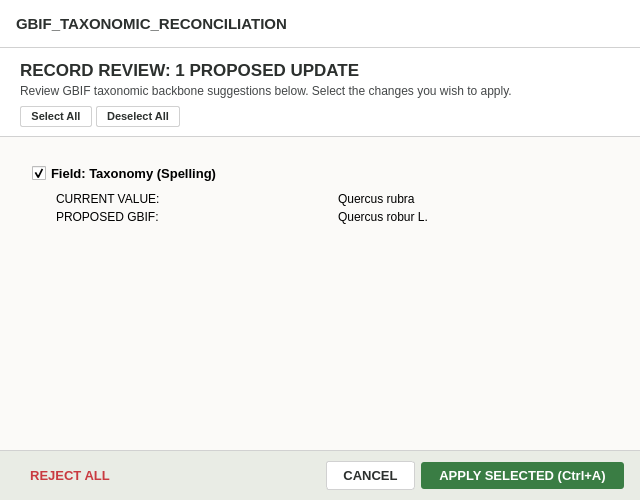
<?xml version="1.0" encoding="UTF-8"?>
<ui version="4.0">
 <class>GBIFUpdateDialog</class>
 <widget class="QDialog" name="GBIFUpdateDialog">
  <property name="geometry">
   <rect>
    <x>0</x>
    <y>0</y>
    <width>640</width>
    <height>500</height>
   </rect>
  </property>
  <property name="minimumSize">
   <size>
    <width>580</width>
    <height>440</height>
   </size>
  </property>
  <property name="windowTitle">
   <string>GBIF Updates Available</string>
  </property>
  <property name="styleSheet">
   <string notr="true">QDialog#GBIFUpdateDialog {
    background-color: #fbfaf8;
    color: #2c302e;
}
QFrame#header_frame {
    background-color: #ffffff;
    border-bottom: 1px solid #d1d1d1;
}
QLabel#lbl_title {
    color: #2c302e;
    font-family: &quot;JetBrains Mono&quot;, &quot;Consolas&quot;, monospace;
    font-size: 11pt;
    font-weight: bold;
}
QFrame#ctx_header {
    background-color: #ffffff;
    border-bottom: 1px solid #d1d1d1;
}
QLabel#lbl_review_count {
    color: #2c302e;
    font-family: &quot;Segoe UI&quot;, &quot;Inter&quot;;
    font-size: 13pt;
    font-weight: bold;
}
QLabel#lbl_review_desc {
    color: #444748;
    font-family: &quot;Segoe UI&quot;, &quot;Inter&quot;;
    font-size: 9pt;
}
QPushButton#btn_select_all, QPushButton#btn_deselect_all {
    background-color: #ffffff;
    color: #2c302e;
    font-family: &quot;Segoe UI&quot;, &quot;Inter&quot;;
    font-size: 8.5pt;
    font-weight: bold;
    border: 1px solid #d1d1d1;
    border-radius: 2px;
    padding: 3px 10px;
}
QPushButton#btn_select_all:hover, QPushButton#btn_deselect_all:hover {
    background-color: #e9ece5;
}
QScrollArea#scroll_area {
    background-color: #fbfaf8;
    border: none;
}
QWidget#scroll_contents {
    background-color: #fbfaf8;
}
QFrame.update-card {
    background-color: #ffffff;
    border: 1px solid #d1d1d1;
    border-radius: 3px;
}
QLabel.val-title {
    color: #444748;
    font-family: &quot;JetBrains Mono&quot;, monospace;
    font-size: 8pt;
    font-weight: bold;
}
QLabel.val-current {
    color: #2c302e;
    font-family: &quot;JetBrains Mono&quot;, monospace;
    font-size: 9.5pt;
}
QLabel.val-gbif {
    color: #3a7d44;
    font-family: &quot;JetBrains Mono&quot;, monospace;
    font-size: 9.5pt;
    font-weight: bold;
}
QFrame#footer_frame {
    background-color: #e9ece5;
    border-top: 1px solid #d1d1d1;
}
QPushButton#btn_reject_all {
    background-color: transparent;
    color: #c93a40;
    font-family: &quot;Segoe UI&quot;, &quot;Inter&quot;;
    font-size: 9.5pt;
    font-weight: bold;
    border: none;
    padding: 6px 14px;
}
QPushButton#btn_reject_all:hover {
    background-color: #faeaeb;
}
QPushButton#btn_cancel {
    background-color: #ffffff;
    color: #2c302e;
    font-family: &quot;Segoe UI&quot;, &quot;Inter&quot;;
    font-size: 9.5pt;
    font-weight: bold;
    border: 1px solid #d1d1d1;
    border-radius: 3px;
    padding: 6px 16px;
}
QPushButton#btn_cancel:hover {
    background-color: #f0f0f0;
}
QPushButton#btn_apply {
    background-color: #3a7d44;
    color: #ffffff;
    font-family: &quot;Segoe UI&quot;, &quot;Inter&quot;;
    font-size: 9.5pt;
    font-weight: bold;
    border: none;
    border-radius: 3px;
    padding: 6px 18px;
}
QPushButton#btn_apply:hover {
    background-color: #2e6536;
}</string>
  </property>
  <layout class="QVBoxLayout" name="root_vlayout">
   <property name="spacing">
    <number>0</number>
   </property>
   <property name="leftMargin">
    <number>0</number>
   </property>
   <property name="topMargin">
    <number>0</number>
   </property>
   <property name="rightMargin">
    <number>0</number>
   </property>
   <property name="bottomMargin">
    <number>0</number>
   </property>
   <item>
    <widget class="QFrame" name="header_frame">
     <property name="minimumSize">
      <size>
       <width>0</width>
       <height>48</height>
      </size>
     </property>
     <property name="maximumSize">
      <size>
       <width>16777215</width>
       <height>48</height>
      </size>
     </property>
     <property name="frameShape">
      <enum>QFrame::NoFrame</enum>
     </property>
     <layout class="QHBoxLayout" name="header_hlayout">
      <property name="leftMargin">
       <number>16</number>
      </property>
      <property name="topMargin">
       <number>10</number>
      </property>
      <property name="rightMargin">
       <number>16</number>
      </property>
      <property name="bottomMargin">
       <number>10</number>
      </property>
      <item>
       <widget class="QLabel" name="lbl_title">
        <property name="text">
         <string>GBIF_TAXONOMIC_RECONCILIATION</string>
        </property>
       </widget>
      </item>
     </layout>
    </widget>
   </item>
   <item>
    <widget class="QFrame" name="ctx_header">
     <property name="frameShape">
      <enum>QFrame::NoFrame</enum>
     </property>
     <layout class="QVBoxLayout" name="ctx_vlayout">
      <property name="spacing">
       <number>4</number>
      </property>
      <property name="leftMargin">
       <number>20</number>
      </property>
      <property name="topMargin">
       <number>12</number>
      </property>
      <property name="rightMargin">
       <number>20</number>
      </property>
      <property name="bottomMargin">
       <number>10</number>
      </property>
      <item>
       <widget class="QLabel" name="lbl_review_count">
        <property name="text">
         <string>RECORD REVIEW: 1 PROPOSED UPDATE</string>
        </property>
       </widget>
      </item>
      <item>
       <widget class="QLabel" name="lbl_review_desc">
        <property name="text">
         <string>Review GBIF taxonomic backbone suggestions below. Select the changes you wish to apply.</string>
        </property>
       </widget>
      </item>
      <item>
       <layout class="QHBoxLayout" name="quick_actions_layout">
        <property name="topMargin">
         <number>4</number>
        </property>
        <item>
         <widget class="QPushButton" name="btn_select_all">
          <property name="cursor">
           <cursorShape>PointingHandCursor</cursorShape>
          </property>
          <property name="text">
           <string>Select All</string>
          </property>
         </widget>
        </item>
        <item>
         <widget class="QPushButton" name="btn_deselect_all">
          <property name="cursor">
           <cursorShape>PointingHandCursor</cursorShape>
          </property>
          <property name="text">
           <string>Deselect All</string>
          </property>
         </widget>
        </item>
        <item>
         <spacer name="quick_actions_spacer">
          <property name="orientation">
           <enum>Qt::Horizontal</enum>
          </property>
          <property name="sizeHint" stdset="0">
           <size>
            <width>40</width>
            <height>20</height>
           </size>
          </property>
         </spacer>
        </item>
       </layout>
      </item>
     </layout>
    </widget>
   </item>
   <item>
    <widget class="QScrollArea" name="scroll_area">
     <property name="widgetResizable">
      <bool>true</bool>
     </property>
     <property name="frameShape">
      <enum>QFrame::NoFrame</enum>
     </property>
     <widget class="QWidget" name="scroll_contents">
      <property name="geometry">
       <rect>
        <x>0</x>
        <y>0</y>
        <width>640</width>
        <height>300</height>
       </rect>
      </property>
      <layout class="QVBoxLayout" name="scroll_layout">
       <property name="spacing">
        <number>12</number>
       </property>
       <property name="leftMargin">
        <number>20</number>
       </property>
       <property name="topMargin">
        <number>16</number>
       </property>
       <property name="rightMargin">
        <number>20</number>
       </property>
       <property name="bottomMargin">
        <number>16</number>
       </property>
       <item>
        <widget class="QFrame" name="sample_update_card">
         <property name="class" stdset="0">
          <string>update-card</string>
         </property>
         <layout class="QVBoxLayout" name="card_vlayout">
          <property name="spacing">
           <number>8</number>
          </property>
          <property name="leftMargin">
           <number>12</number>
          </property>
          <property name="topMargin">
           <number>10</number>
          </property>
          <property name="rightMargin">
           <number>12</number>
          </property>
          <property name="bottomMargin">
           <number>10</number>
          </property>
          <item>
           <widget class="QCheckBox" name="card_chk_apply">
            <property name="font">
             <font>
              <pointsize>10</pointsize>
              <bold>true</bold>
             </font>
            </property>
            <property name="cursor">
             <cursorShape>PointingHandCursor</cursorShape>
            </property>
            <property name="text">
             <string>Field: Taxonomy (Spelling)</string>
            </property>
            <property name="checked">
             <bool>true</bool>
            </property>
           </widget>
          </item>
          <item>
           <layout class="QGridLayout" name="diff_grid">
            <property name="horizontalSpacing">
             <number>12</number>
            </property>
            <property name="verticalSpacing">
             <number>4</number>
            </property>
            <property name="leftMargin">
             <number>24</number>
            </property>
            <item row="0" column="0">
             <widget class="QLabel" name="lbl_title_current">
              <property name="text">
               <string>CURRENT VALUE:</string>
              </property>
              <property name="class" stdset="0">
               <string>val-title</string>
              </property>
             </widget>
            </item>
            <item row="0" column="1">
             <widget class="QLabel" name="lbl_val_current">
              <property name="text">
               <string>Quercus rubra</string>
              </property>
              <property name="class" stdset="0">
               <string>val-current</string>
              </property>
             </widget>
            </item>
            <item row="1" column="0">
             <widget class="QLabel" name="lbl_title_gbif">
              <property name="text">
               <string>PROPOSED GBIF:</string>
              </property>
              <property name="class" stdset="0">
               <string>val-title</string>
              </property>
             </widget>
            </item>
            <item row="1" column="1">
             <widget class="QLabel" name="lbl_val_gbif">
              <property name="text">
               <string>Quercus robur L.</string>
              </property>
              <property name="class" stdset="0">
               <string>val-gbif</string>
              </property>
             </widget>
            </item>
           </layout>
          </item>
         </layout>
        </widget>
       </item>
       <item>
        <spacer name="scroll_spacer">
         <property name="orientation">
          <enum>Qt::Vertical</enum>
         </property>
         <property name="sizeHint" stdset="0">
          <size>
           <width>20</width>
           <height>40</height>
          </size>
         </property>
        </spacer>
       </item>
      </layout>
     </widget>
    </widget>
   </item>
   <item>
    <widget class="QFrame" name="footer_frame">
     <property name="minimumSize">
      <size>
       <width>0</width>
       <height>50</height>
      </size>
     </property>
     <property name="maximumSize">
      <size>
       <width>16777215</width>
       <height>50</height>
      </size>
     </property>
     <property name="frameShape">
      <enum>QFrame::NoFrame</enum>
     </property>
     <layout class="QHBoxLayout" name="footer_hlayout">
      <property name="leftMargin">
       <number>16</number>
      </property>
      <property name="topMargin">
       <number>8</number>
      </property>
      <property name="rightMargin">
       <number>16</number>
      </property>
      <property name="bottomMargin">
       <number>8</number>
      </property>
      <item>
       <widget class="QPushButton" name="btn_reject_all">
        <property name="cursor">
         <cursorShape>PointingHandCursor</cursorShape>
        </property>
        <property name="text">
         <string>REJECT ALL</string>
        </property>
       </widget>
      </item>
      <item>
       <spacer name="footer_spacer">
        <property name="orientation">
         <enum>Qt::Horizontal</enum>
        </property>
        <property name="sizeHint" stdset="0">
         <size>
          <width>40</width>
          <height>20</height>
         </size>
        </property>
       </spacer>
      </item>
      <item>
       <widget class="QPushButton" name="btn_cancel">
        <property name="cursor">
         <cursorShape>PointingHandCursor</cursorShape>
        </property>
        <property name="text">
         <string>CANCEL</string>
        </property>
       </widget>
      </item>
      <item>
       <widget class="QPushButton" name="btn_apply">
        <property name="cursor">
         <cursorShape>PointingHandCursor</cursorShape>
        </property>
        <property name="text">
         <string>APPLY SELECTED (Ctrl+A)</string>
        </property>
       </widget>
      </item>
     </layout>
    </widget>
   </item>
  </layout>
 </widget>
 <resources/>
 <connections/>
</ui>
